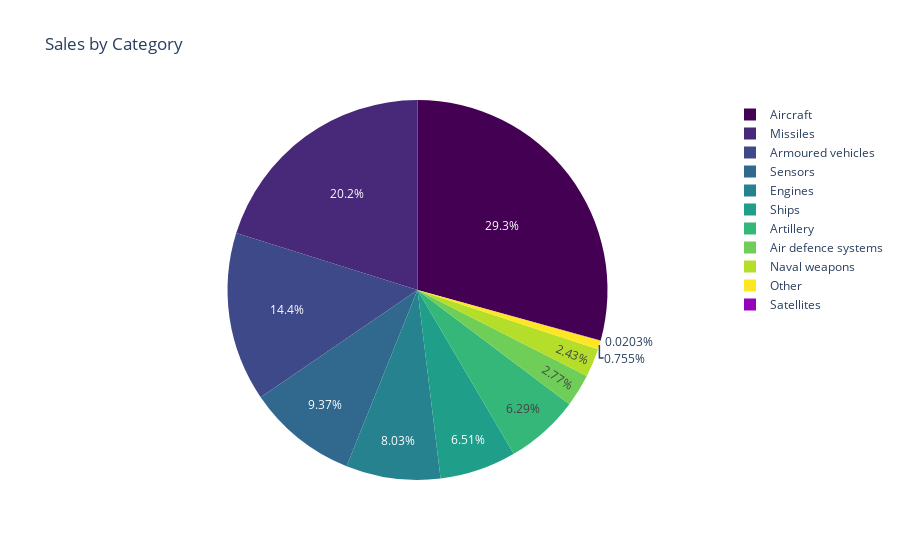

The notebook cell this image was saved under:
### Code cell
# Group the data by Armament category and count the number of transactions
categoryTraded = df.groupby("Armament category", maintain_order=True).agg(pl.count())

# Create a polar pie chart of how much each category is traded
px.pie(df,
       names = categoryTraded.select('Armament category').to_series(),
       values = categoryTraded.select("count").to_series(),
       color_discrete_sequence=px.colors.sequential.Viridis,
       title="Sales by Category")

### Figure 1 — Plotly figure (JSON) as saved in the notebook; plotly's stock layout.template omitted (floating-point values rounded to 4 significant figures)
{"data": [{"domain": {"x": [0, 1], "y": [0, 1]}, "hovertemplate": "label=%{label}<br>value=%{value}<extra></extra>", "labels": ["Aircraft", "Armoured vehicles", "Ships", "Artillery", "Engines", "Sensors", "Naval weapons", "Air defence systems", "Missiles", "Other", "Satellites"], "legendgroup": "", "name": "", "showlegend": true, "type": "pie", "values": [17336, 8523, 3858, 3725, 4754, 5547, 1442, 1643, 11936, 447, 12]}], "layout": {"legend": {"tracegroupgap": 0}, "piecolorway": ["#440154", "#482878", "#3e4989", "#31688e", "#26828e", "#1f9e89", "#35b779", "#6ece58", "#b5de2b", "#fde725"], "title": {"text": "Sales by Category"}}}
